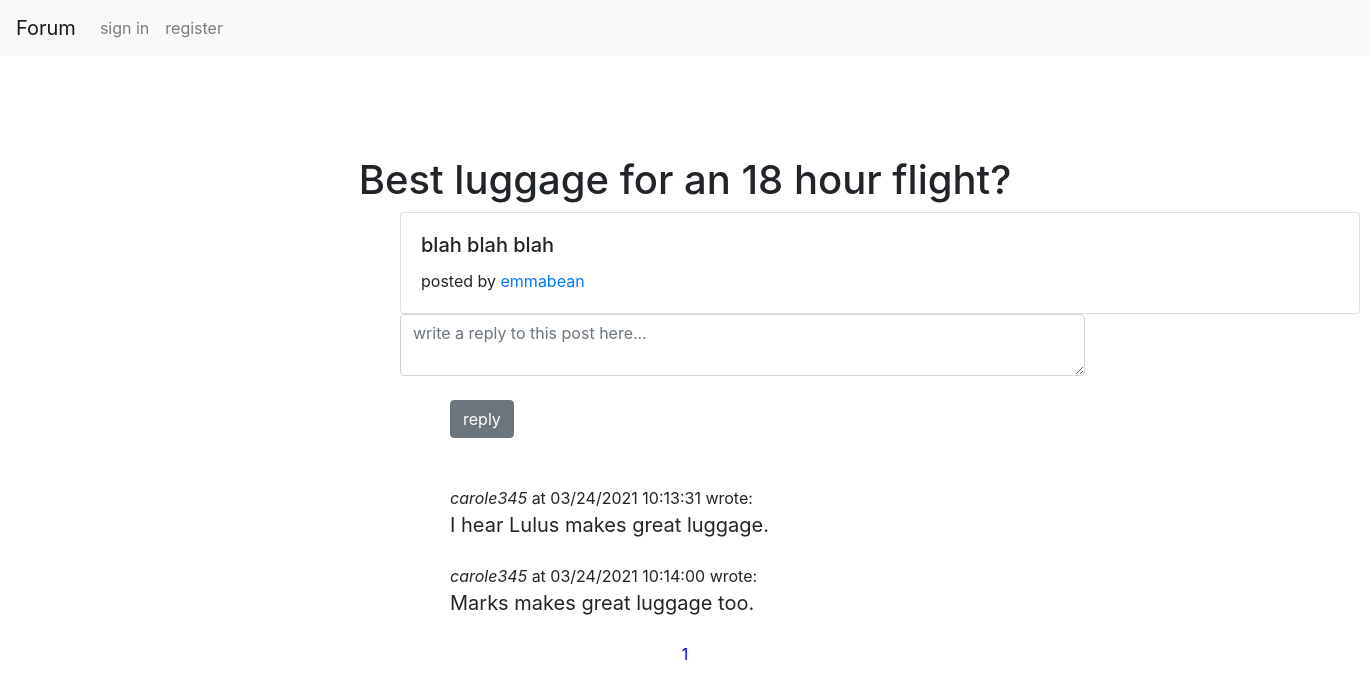
Screenshot of /viewpost/45324 with the database file from the repository.
### app.py (models this page shows)
class ForumPost(db.Model):
	post_id=db.Column(db.Integer, primary_key=True)
	date_posted=db.Column(db.Date)
	category=db.Column(db.String)
	title = db.Column(db.String)
	content = db.Column(db.Text)
	user_posted = db.Column(db.String)
	latest_reply = db.Column(db.DateTime)

class Reply(db.Model):
	id  = db.Column(db.Integer, primary_key=True)
	post_id = db.Column(db.Integer)
	date_posted = db.Column(db.DateTime)
	category= db.Column(db.String)
	content = db.Column(db.Text)
	user_posted = db.Column(db.String)

### app.py (the view, shortened to what this page needs)
@app.route("/viewpost/<int:id>", methods=['GET', 'POST'])
def viewpost(id):
	viewed_post = ForumPost.query.filter_by(post_id=id).first()
	viewed_post_replies = Reply.query.filter_by(post_id=viewed_post.post_id).order_by(Reply.date_posted.asc())
	page = request.args.get("page", 1, type=int)
	viewed_post_replies = viewed_post_replies.paginate(per_page=2, page=page, error_out=True)
	return render_template("viewpost.html", viewed_post=viewed_post, viewed_post_replies=viewed_post_replies, user=session.get("user"))

### templates/viewpost.html (shortened to what this page needs)
<!DOCTYPE html>
<html>
<head>
</head>
<body>
	{% include 'header.html' %}
	<h1 style="text-align: center; font-style: bold; margin-top: 100px;">{{viewed_post.title}}</h1>
	<div class="card" style="width: 60rem; margin-left: 400px;">
  <div class="card-body">
    <h5 class="card-title">{{viewed_post.content}}</h5>
    <p class="card-text">posted by <a href="{{ url_for('userprofile', username=viewed_post.user_posted)}}">{{viewed_post.user_posted}}</a></p>
  </div>
</div>
<div>
<form action="" method="POST">
<textarea style="width:50%; margin-left: 400px" name="content" class="form-control" placeholder="write a reply to this post here..."></textarea></br>
<button style="margin-left:450px" type = "submit" class="btn btn-secondary">reply</button>
</form>
</div>
{% for reply in viewed_post_replies.items %}
    <span style="text-align: center; margin-left: 450px;"><i>{{reply.user_posted}}</i> at {{reply.date_posted.strftime('%m/%d/%Y %H:%M:%S')}} wrote: </span></br>
    <span style="text-align: center; margin-left: 450px; font-size: 20px">{{reply.content}}</span>
    {% endfor %}
 {%   for page in viewed_post_replies.iter_pages()   %}
<div style=" text-align: center; ">
<a style="color: blue;" href= "/viewpost/{{viewed_post.post_id}}?page={{page}}">
{{page}}</a>
</div>
{% endfor %}
</body>
</html>

### rows the page displays
ForumPost: title "Best luggage for an 18 hour flight?", content "blah blah blah", user_posted "emmabean"
Reply: user_posted "carole345", date_posted "03/24/2021 10:13:31", content "I hear Lulus makes great luggage."
Reply: user_posted "carole345", date_posted "03/24/2021 10:14:00", content "Marks makes great luggage too."

### other values shown
{{ page }} "1"
